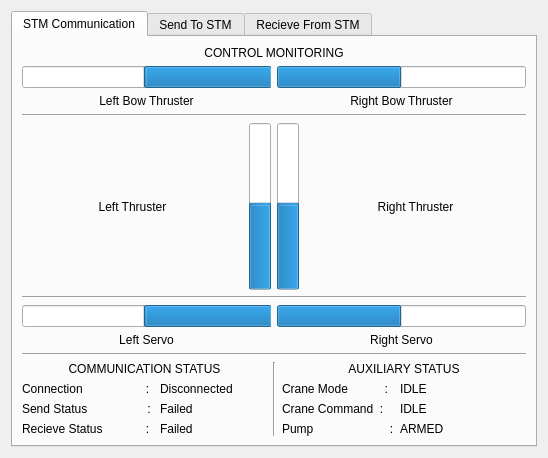
<?xml version="1.0" encoding="UTF-8"?>
<ui version="4.0">
 <class>stmMonitoring</class>
 <widget class="QWidget" name="stmMonitoring">
  <property name="geometry">
   <rect>
    <x>0</x>
    <y>0</y>
    <width>548</width>
    <height>458</height>
   </rect>
  </property>
  <property name="minimumSize">
   <size>
    <width>0</width>
    <height>0</height>
   </size>
  </property>
  <property name="maximumSize">
   <size>
    <width>640</width>
    <height>16777215</height>
   </size>
  </property>
  <property name="windowTitle">
   <string>Form</string>
  </property>
  <layout class="QGridLayout" name="gridLayout_4">
   <item row="0" column="0">
    <widget class="QTabWidget" name="tabWidget">
     <property name="minimumSize">
      <size>
       <width>0</width>
       <height>0</height>
      </size>
     </property>
     <property name="maximumSize">
      <size>
       <width>640</width>
       <height>16777215</height>
      </size>
     </property>
     <property name="currentIndex">
      <number>0</number>
     </property>
     <widget class="QWidget" name="comm_tab">
      <attribute name="title">
       <string>STM Communication</string>
      </attribute>
      <layout class="QGridLayout" name="gridLayout_2">
       <item row="0" column="0">
        <widget class="QLabel" name="label">
         <property name="text">
          <string>CONTROL MONITORING</string>
         </property>
         <property name="alignment">
          <set>Qt::AlignCenter</set>
         </property>
        </widget>
       </item>
       <item row="1" column="0">
        <layout class="QHBoxLayout" name="horizontalLayout_8">
         <item>
          <layout class="QVBoxLayout" name="verticalLayout_3">
           <item>
            <widget class="QProgressBar" name="left_bow_bar">
             <property name="minimum">
              <number>1000</number>
             </property>
             <property name="maximum">
              <number>2000</number>
             </property>
             <property name="value">
              <number>1500</number>
             </property>
             <property name="alignment">
              <set>Qt::AlignLeading|Qt::AlignLeft|Qt::AlignVCenter</set>
             </property>
             <property name="textVisible">
              <bool>false</bool>
             </property>
             <property name="invertedAppearance">
              <bool>true</bool>
             </property>
            </widget>
           </item>
           <item>
            <widget class="QLabel" name="label_6">
             <property name="text">
              <string>Left Bow Thruster</string>
             </property>
             <property name="alignment">
              <set>Qt::AlignCenter</set>
             </property>
            </widget>
           </item>
          </layout>
         </item>
         <item>
          <layout class="QVBoxLayout" name="verticalLayout_11">
           <item>
            <widget class="QProgressBar" name="right_bow_bar">
             <property name="minimum">
              <number>1000</number>
             </property>
             <property name="maximum">
              <number>2000</number>
             </property>
             <property name="value">
              <number>1500</number>
             </property>
             <property name="textVisible">
              <bool>false</bool>
             </property>
            </widget>
           </item>
           <item>
            <widget class="QLabel" name="label_2">
             <property name="text">
              <string>Right Bow Thruster</string>
             </property>
             <property name="alignment">
              <set>Qt::AlignCenter</set>
             </property>
            </widget>
           </item>
          </layout>
         </item>
        </layout>
       </item>
       <item row="2" column="0">
        <widget class="Line" name="line_10">
         <property name="orientation">
          <enum>Qt::Horizontal</enum>
         </property>
        </widget>
       </item>
       <item row="3" column="0">
        <layout class="QHBoxLayout" name="horizontalLayout_2">
         <item>
          <widget class="QLabel" name="label_5">
           <property name="text">
            <string>Left Thruster</string>
           </property>
           <property name="alignment">
            <set>Qt::AlignCenter</set>
           </property>
          </widget>
         </item>
         <item>
          <layout class="QHBoxLayout" name="horizontalLayout">
           <item>
            <widget class="QProgressBar" name="left_thruster_bar">
             <property name="minimum">
              <number>1000</number>
             </property>
             <property name="maximum">
              <number>2000</number>
             </property>
             <property name="value">
              <number>1500</number>
             </property>
             <property name="alignment">
              <set>Qt::AlignCenter</set>
             </property>
             <property name="orientation">
              <enum>Qt::Vertical</enum>
             </property>
             <property name="invertedAppearance">
              <bool>false</bool>
             </property>
            </widget>
           </item>
           <item>
            <widget class="QProgressBar" name="right_thruster_bar">
             <property name="minimum">
              <number>1000</number>
             </property>
             <property name="maximum">
              <number>2000</number>
             </property>
             <property name="value">
              <number>1500</number>
             </property>
             <property name="alignment">
              <set>Qt::AlignRight|Qt::AlignTrailing|Qt::AlignVCenter</set>
             </property>
             <property name="orientation">
              <enum>Qt::Vertical</enum>
             </property>
            </widget>
           </item>
          </layout>
         </item>
         <item>
          <widget class="QLabel" name="label_4">
           <property name="text">
            <string>Right Thruster</string>
           </property>
           <property name="alignment">
            <set>Qt::AlignCenter</set>
           </property>
          </widget>
         </item>
        </layout>
       </item>
       <item row="4" column="0">
        <widget class="Line" name="line_11">
         <property name="orientation">
          <enum>Qt::Horizontal</enum>
         </property>
        </widget>
       </item>
       <item row="5" column="0">
        <layout class="QHBoxLayout" name="horizontalLayout_3">
         <item>
          <layout class="QVBoxLayout" name="verticalLayout">
           <item>
            <widget class="QProgressBar" name="left_servo_ccw_bar">
             <property name="minimum">
              <number>1000</number>
             </property>
             <property name="maximum">
              <number>2000</number>
             </property>
             <property name="value">
              <number>1500</number>
             </property>
             <property name="alignment">
              <set>Qt::AlignLeading|Qt::AlignLeft|Qt::AlignVCenter</set>
             </property>
             <property name="textVisible">
              <bool>false</bool>
             </property>
             <property name="invertedAppearance">
              <bool>true</bool>
             </property>
            </widget>
           </item>
           <item>
            <widget class="QLabel" name="label_7">
             <property name="text">
              <string>Left Servo</string>
             </property>
             <property name="alignment">
              <set>Qt::AlignCenter</set>
             </property>
            </widget>
           </item>
          </layout>
         </item>
         <item>
          <layout class="QVBoxLayout" name="verticalLayout_7">
           <item>
            <widget class="QProgressBar" name="right_servo_cw_bar">
             <property name="minimum">
              <number>1000</number>
             </property>
             <property name="maximum">
              <number>2000</number>
             </property>
             <property name="value">
              <number>1500</number>
             </property>
             <property name="textVisible">
              <bool>false</bool>
             </property>
            </widget>
           </item>
           <item>
            <widget class="QLabel" name="label_3">
             <property name="text">
              <string>Right Servo</string>
             </property>
             <property name="alignment">
              <set>Qt::AlignCenter</set>
             </property>
            </widget>
           </item>
          </layout>
         </item>
        </layout>
       </item>
       <item row="6" column="0">
        <widget class="Line" name="line_9">
         <property name="orientation">
          <enum>Qt::Horizontal</enum>
         </property>
        </widget>
       </item>
       <item row="7" column="0">
        <layout class="QHBoxLayout" name="horizontalLayout_70">
         <item>
          <layout class="QVBoxLayout" name="verticalLayout_2">
           <item>
            <widget class="QLabel" name="label_18">
             <property name="text">
              <string>COMMUNICATION STATUS</string>
             </property>
             <property name="alignment">
              <set>Qt::AlignCenter</set>
             </property>
            </widget>
           </item>
           <item>
            <layout class="QFormLayout" name="CommunicationForm">
             <item row="0" column="0">
              <widget class="QLabel" name="label_13">
               <property name="text">
                <string>Connection                   :</string>
               </property>
              </widget>
             </item>
             <item row="0" column="1">
              <widget class="QLabel" name="connection_label">
               <property name="text">
                <string>Disconnected</string>
               </property>
              </widget>
             </item>
             <item row="1" column="0">
              <widget class="QLabel" name="label_8">
               <property name="text">
                <string>Send Status                  : </string>
               </property>
              </widget>
             </item>
             <item row="1" column="1">
              <widget class="QLabel" name="send_status_label">
               <property name="text">
                <string>Failed</string>
               </property>
              </widget>
             </item>
             <item row="2" column="0">
              <widget class="QLabel" name="label_11">
               <property name="text">
                <string>Recieve Status             : </string>
               </property>
              </widget>
             </item>
             <item row="2" column="1">
              <widget class="QLabel" name="recieve_status_label">
               <property name="text">
                <string>Failed</string>
               </property>
              </widget>
             </item>
            </layout>
           </item>
          </layout>
         </item>
         <item>
          <widget class="Line" name="line_5">
           <property name="orientation">
            <enum>Qt::Vertical</enum>
           </property>
          </widget>
         </item>
         <item>
          <layout class="QVBoxLayout" name="verticalLayout_12">
           <item>
            <widget class="QLabel" name="label_92">
             <property name="text">
              <string>AUXILIARY STATUS</string>
             </property>
             <property name="alignment">
              <set>Qt::AlignCenter</set>
             </property>
            </widget>
           </item>
           <item>
            <layout class="QFormLayout" name="formLayout">
             <item row="0" column="0">
              <widget class="QLabel" name="label_14">
               <property name="text">
                <string>Crane Mode           :</string>
               </property>
              </widget>
             </item>
             <item row="0" column="1">
              <widget class="QLabel" name="crane_mode_status">
               <property name="text">
                <string>IDLE</string>
               </property>
              </widget>
             </item>
             <item row="1" column="0">
              <widget class="QLabel" name="label_88">
               <property name="text">
                <string>Crane Command  :</string>
               </property>
              </widget>
             </item>
             <item row="1" column="1">
              <widget class="QLabel" name="crane_command_status">
               <property name="text">
                <string>IDLE</string>
               </property>
              </widget>
             </item>
             <item row="2" column="0">
              <widget class="QLabel" name="label_90">
               <property name="text">
                <string>Pump                       :</string>
               </property>
              </widget>
             </item>
             <item row="2" column="1">
              <widget class="QLabel" name="pump_status">
               <property name="text">
                <string>ARMED</string>
               </property>
              </widget>
             </item>
            </layout>
           </item>
          </layout>
         </item>
        </layout>
       </item>
      </layout>
     </widget>
     <widget class="QWidget" name="send_tab">
      <attribute name="title">
       <string>Send To STM</string>
      </attribute>
      <layout class="QGridLayout" name="gridLayout_3">
       <item row="0" column="0">
        <layout class="QVBoxLayout" name="verticalLayout_6">
         <item>
          <layout class="QVBoxLayout" name="ThrusterLayout">
           <item>
            <widget class="QLabel" name="label_19">
             <property name="lineWidth">
              <number>1</number>
             </property>
             <property name="text">
              <string>THRUSTER</string>
             </property>
             <property name="textFormat">
              <enum>Qt::AutoText</enum>
             </property>
             <property name="scaledContents">
              <bool>false</bool>
             </property>
             <property name="alignment">
              <set>Qt::AlignCenter</set>
             </property>
             <property name="textInteractionFlags">
              <set>Qt::LinksAccessibleByMouse</set>
             </property>
            </widget>
           </item>
           <item>
            <layout class="QHBoxLayout" name="horizontalLayout_50">
             <item>
              <widget class="QLabel" name="label_10">
               <property name="text">
                <string>Left Thruster              : </string>
               </property>
              </widget>
             </item>
             <item>
              <widget class="QLabel" name="left_thruster_value">
               <property name="text">
                <string>0.0</string>
               </property>
              </widget>
             </item>
            </layout>
           </item>
           <item>
            <layout class="QHBoxLayout" name="horizontalLayout_51">
             <item>
              <widget class="QLabel" name="label_16">
               <property name="text">
                <string>Left Bow Thruster    :</string>
               </property>
              </widget>
             </item>
             <item>
              <widget class="QLabel" name="left_bow_thruster_value">
               <property name="text">
                <string>0.0</string>
               </property>
              </widget>
             </item>
            </layout>
           </item>
           <item>
            <layout class="QHBoxLayout" name="horizontalLayout_52">
             <item>
              <widget class="QLabel" name="label_12">
               <property name="text">
                <string>Right Bow Thruster :</string>
               </property>
              </widget>
             </item>
             <item>
              <widget class="QLabel" name="right_bow_thruster_value">
               <property name="text">
                <string>0.0</string>
               </property>
              </widget>
             </item>
            </layout>
           </item>
           <item>
            <layout class="QHBoxLayout" name="horizontalLayout_53">
             <item>
              <widget class="QLabel" name="label_20">
               <property name="text">
                <string>Right Thruster           :</string>
               </property>
              </widget>
             </item>
             <item>
              <widget class="QLabel" name="right_thruster_value">
               <property name="text">
                <string>0.0</string>
               </property>
              </widget>
             </item>
            </layout>
           </item>
          </layout>
         </item>
         <item>
          <widget class="Line" name="line_7">
           <property name="orientation">
            <enum>Qt::Horizontal</enum>
           </property>
          </widget>
         </item>
         <item>
          <layout class="QVBoxLayout" name="ServoLayout">
           <item>
            <widget class="QLabel" name="label_37">
             <property name="text">
              <string>SERVO</string>
             </property>
             <property name="alignment">
              <set>Qt::AlignCenter</set>
             </property>
            </widget>
           </item>
           <item>
            <layout class="QHBoxLayout" name="horizontalLayout_54">
             <item>
              <widget class="QLabel" name="label_22">
               <property name="text">
                <string>Left Servo                   :</string>
               </property>
              </widget>
             </item>
             <item>
              <widget class="QLabel" name="left_servo_value">
               <property name="text">
                <string>0.0</string>
               </property>
              </widget>
             </item>
            </layout>
           </item>
           <item>
            <layout class="QHBoxLayout" name="horizontalLayout_55">
             <item>
              <widget class="QLabel" name="label_24">
               <property name="text">
                <string>Right Servo                 :</string>
               </property>
              </widget>
             </item>
             <item>
              <widget class="QLabel" name="right_servo_value">
               <property name="text">
                <string>0.0</string>
               </property>
              </widget>
             </item>
            </layout>
           </item>
          </layout>
         </item>
         <item>
          <widget class="Line" name="line_8">
           <property name="orientation">
            <enum>Qt::Horizontal</enum>
           </property>
          </widget>
         </item>
         <item>
          <layout class="QVBoxLayout" name="AdditionalLayout">
           <item>
            <widget class="QLabel" name="label_38">
             <property name="text">
              <string>ADDITIONAL</string>
             </property>
             <property name="alignment">
              <set>Qt::AlignCenter</set>
             </property>
            </widget>
           </item>
           <item>
            <layout class="QHBoxLayout" name="horizontalLayout_56">
             <item>
              <widget class="QLabel" name="label_26">
               <property name="text">
                <string>Pump                           :</string>
               </property>
              </widget>
             </item>
             <item>
              <widget class="QLabel" name="pump_value">
               <property name="text">
                <string>OFF</string>
               </property>
              </widget>
             </item>
            </layout>
           </item>
           <item>
            <layout class="QHBoxLayout" name="horizontalLayout_57">
             <item>
              <widget class="QLabel" name="label_28">
               <property name="text">
                <string>Basket                         :</string>
               </property>
              </widget>
             </item>
             <item>
              <widget class="QLabel" name="basket_value">
               <property name="text">
                <string>IDLE</string>
               </property>
              </widget>
             </item>
            </layout>
           </item>
           <item>
            <layout class="QHBoxLayout" name="horizontalLayout_58">
             <item>
              <widget class="QLabel" name="label_30">
               <property name="text">
                <string>Crane Linear X          :</string>
               </property>
              </widget>
             </item>
             <item>
              <widget class="QLabel" name="crane_linear_x_value">
               <property name="text">
                <string>0.0</string>
               </property>
              </widget>
             </item>
            </layout>
           </item>
           <item>
            <layout class="QHBoxLayout" name="horizontalLayout_59">
             <item>
              <widget class="QLabel" name="label_32">
               <property name="text">
                <string>Crane Linear Z          :</string>
               </property>
              </widget>
             </item>
             <item>
              <widget class="QLabel" name="crane_linear_z_value">
               <property name="text">
                <string>0.0</string>
               </property>
              </widget>
             </item>
            </layout>
           </item>
           <item>
            <layout class="QHBoxLayout" name="horizontalLayout_60">
             <item>
              <widget class="QLabel" name="label_34">
               <property name="text">
                <string>Crane Angular Z       :</string>
               </property>
              </widget>
             </item>
             <item>
              <widget class="QLabel" name="crane_angular_z_value">
               <property name="text">
                <string>0.0</string>
               </property>
              </widget>
             </item>
            </layout>
           </item>
           <item>
            <layout class="QHBoxLayout" name="horizontalLayout_69">
             <item>
              <widget class="QLabel" name="label_87">
               <property name="text">
                <string>Crane Gripper           :</string>
               </property>
              </widget>
             </item>
             <item>
              <widget class="QLabel" name="crane_gripper_value">
               <property name="text">
                <string>IDLE</string>
               </property>
              </widget>
             </item>
            </layout>
           </item>
          </layout>
         </item>
        </layout>
       </item>
      </layout>
     </widget>
     <widget class="QWidget" name="recv_tab">
      <attribute name="title">
       <string>Recieve From STM</string>
      </attribute>
      <layout class="QGridLayout" name="gridLayout">
       <item row="0" column="0">
        <layout class="QVBoxLayout" name="verticalLayout_9">
         <item>
          <layout class="QVBoxLayout" name="verticalLayout_8">
           <item>
            <widget class="QLabel" name="label_25">
             <property name="text">
              <string>MODE</string>
             </property>
             <property name="alignment">
              <set>Qt::AlignCenter</set>
             </property>
            </widget>
           </item>
           <item>
            <layout class="QFormLayout" name="formLayout_3">
             <item row="0" column="1">
              <widget class="QLabel" name="asv_mode_value">
               <property name="text">
                <string>False</string>
               </property>
              </widget>
             </item>
             <item row="1" column="0">
              <widget class="QLabel" name="label_21">
               <property name="text">
                <string> Control Mode  :</string>
               </property>
              </widget>
             </item>
             <item row="1" column="1">
              <widget class="QLabel" name="control_mode_value">
               <property name="text">
                <string>Holonomic </string>
               </property>
              </widget>
             </item>
             <item row="2" column="0">
              <widget class="QLabel" name="label_33">
               <property name="text">
                <string> Crane Mode     :</string>
               </property>
              </widget>
             </item>
             <item row="2" column="1">
              <widget class="QLabel" name="crane_mode_value">
               <property name="text">
                <string>OFF</string>
               </property>
              </widget>
             </item>
             <item row="0" column="0">
              <widget class="QLabel" name="label_9">
               <property name="text">
                <string> Auto Mode       :</string>
               </property>
              </widget>
             </item>
            </layout>
           </item>
          </layout>
         </item>
         <item>
          <widget class="Line" name="line_3">
           <property name="orientation">
            <enum>Qt::Horizontal</enum>
           </property>
          </widget>
         </item>
         <item>
          <layout class="QVBoxLayout" name="verticalLayout_4">
           <item>
            <widget class="QLabel" name="label_15">
             <property name="text">
              <string>SRF</string>
             </property>
             <property name="alignment">
              <set>Qt::AlignCenter</set>
             </property>
            </widget>
           </item>
           <item>
            <layout class="QFormLayout" name="formLayout_4">
             <item row="0" column="0">
              <widget class="QLabel" name="label_39">
               <property name="text">
                <string> Left       :</string>
               </property>
              </widget>
             </item>
             <item row="1" column="0">
              <widget class="QLabel" name="label_43">
               <property name="text">
                <string> Middle  :</string>
               </property>
              </widget>
             </item>
             <item row="0" column="1">
              <widget class="QLabel" name="left_srf_value">
               <property name="text">
                <string>1500</string>
               </property>
              </widget>
             </item>
             <item row="1" column="1">
              <widget class="QLabel" name="middle_srf_value">
               <property name="text">
                <string>1500</string>
               </property>
              </widget>
             </item>
            </layout>
           </item>
          </layout>
         </item>
         <item>
          <widget class="Line" name="line">
           <property name="orientation">
            <enum>Qt::Horizontal</enum>
           </property>
          </widget>
         </item>
         <item>
          <layout class="QVBoxLayout" name="verticalLayout_5">
           <item>
            <widget class="QLabel" name="label_31">
             <property name="text">
              <string>BATTERY</string>
             </property>
             <property name="alignment">
              <set>Qt::AlignCenter</set>
             </property>
            </widget>
           </item>
           <item>
            <layout class="QFormLayout" name="formLayout_2">
             <item row="0" column="0">
              <widget class="QLabel" name="label_17">
               <property name="text">
                <string> Battery 1  :</string>
               </property>
              </widget>
             </item>
             <item row="1" column="0">
              <widget class="QLabel" name="label_23">
               <property name="text">
                <string> Battery 2  :</string>
               </property>
              </widget>
             </item>
             <item row="2" column="0">
              <widget class="QLabel" name="label_27">
               <property name="text">
                <string> Battery 3  :</string>
               </property>
              </widget>
             </item>
             <item row="3" column="0">
              <widget class="QLabel" name="label_29">
               <property name="text">
                <string> Battery 4  :</string>
               </property>
              </widget>
             </item>
             <item row="0" column="1">
              <widget class="QLabel" name="battery_1">
               <property name="text">
                <string>0.0</string>
               </property>
              </widget>
             </item>
             <item row="1" column="1">
              <widget class="QLabel" name="battery_2">
               <property name="text">
                <string>0.0</string>
               </property>
              </widget>
             </item>
             <item row="2" column="1">
              <widget class="QLabel" name="battery_3">
               <property name="text">
                <string>0.0</string>
               </property>
              </widget>
             </item>
             <item row="3" column="1">
              <widget class="QLabel" name="battery_4">
               <property name="text">
                <string>0.0</string>
               </property>
              </widget>
             </item>
            </layout>
           </item>
          </layout>
         </item>
        </layout>
       </item>
      </layout>
     </widget>
    </widget>
   </item>
  </layout>
 </widget>
 <resources/>
 <connections/>
</ui>
